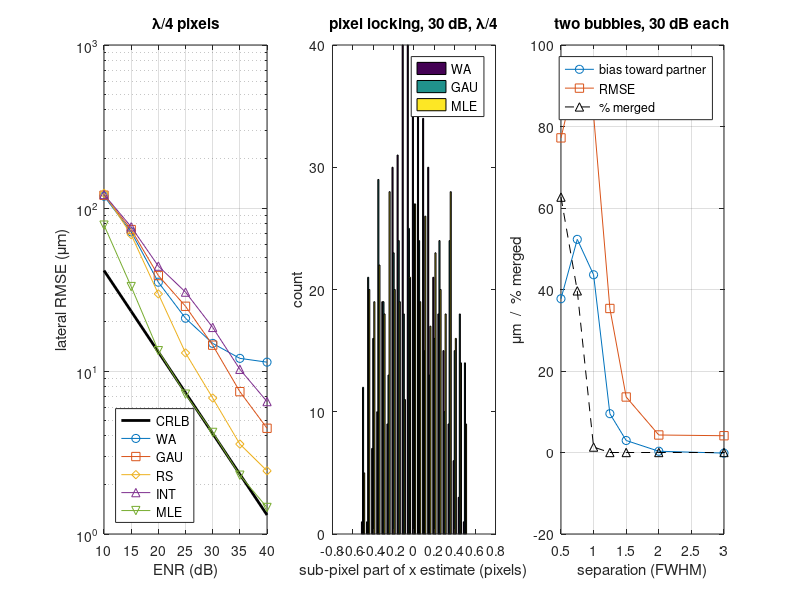

MATLAB code to generate this figure:
%% m31_localization_methods.m
% Purpose : compare the sub-pixel localizers used in ULM (the PALA family)
%           with the Cramer-Rao bound, then show what overlap does to them.
% Model   : one bubble = Gaussian PSF (amplitude std w = FWHM/2.3548,
%           FWHM lambda lateral, 0.75 lambda axial), unknown complex amplitude
%           (random phase), white circular complex noise per pixel.
%           ENR = |a|^2 * pi * wx * wz / (sigma_pix^2 * pix^2) (integrated SNR).
%           Bound (Module 12): sigma_x >= wx / sqrt(ENR), sigma_z >= wz / sqrt(ENR).
% Estimators, all started from the brightest pixel of |IQ|:
%   WA  : amplitude-weighted average of |IQ| in a 5 x 5 box (lambda/4 pixels)
%   GAU : separable 3-point Gaussian fit (parabola through log|IQ|)
%   RS  : radial symmetry centre (Parthasarathy 2012) on a 7 x 7 patch of |IQ|
%   INT : cubic interpolation of |IQ| on a 0.05-pixel grid, then the maximum
%   MLE : maximum of |<y, g(x0, z0)>|^2 over a 9 x 9 window (grid of 0.1 px
%         over +-1.5 px, then 0.01 px; separable templates), the ML estimate for unknown complex amplitude
% Part 2: two equal bubbles at lateral separation s (in FWHM), ENR 30 dB each,
%         random phases: bias and merging of a single-bubble localizer.
% Change  : pixList, enrList, nTrial, sepList.
% Expect  : MLE reaches the bound from 20 dB at both pixel sizes (0.98x and
%           1.04x at 25 dB); at lambda/4 with white pixel noise GAU is 3.4x,
%           WA 2.9x, INT 4.1x and RS 1.8x the bound at 25 dB; at lambda/2
%           GAU and RS come within 1.2-1.3x. WA floors at 11-15 um (pixel
%           locking: its sub-pixel histogram std is 0.19 px instead of 0.29).
%           Overlap: at 0.5-0.75 FWHM 40-63 % of pairs merge into one peak;
%           at 1 FWHM the estimate is pulled 44 um toward the partner;
%           beyond 2 FWHM the bias vanishes.
% Runtime : about 10-20 s in Octave.
rng(1);

%% Parameters (lengths in wavelengths)
lam_um = 308;
fwx = 1.0; fwz = 0.75; wxl = fwx/2.3548; wzl = fwz/2.3548;
pixList = [1/4 1/2];
enrList = [10 15 20 25 30 35 40];
nTrial = 400;
names = {'WA ', 'GAU', 'RS ', 'INT', 'MLE'}; nM = numel(names);
o3 = @(a, b, c) max(-0.5, min(0.5, 0.5*(log(a) - log(c))/min(log(a) - 2*log(b) + log(c), -eps)));
rmse = zeros(numel(pixList), numel(enrList), nM); frac = cell(1, nM);
tic;
for ip = 1:numel(pixList)
    pix = pixList(ip); wx = wxl/pix; wz = wzl/pix;            % PSF std in pixels
    N = 2*ceil(3*wx) + 9; c0 = (N + 1)/2; g = (1:N) - c0;     % patch, centre index c0
    h = 4;                                                    % MLE half-window (pixels)
    for ie = 1:numel(enrList)
        sigp = sqrt(pi*wx*wz/10^(enrList(ie)/10));
        err = zeros(nTrial, nM); fx = zeros(nTrial, nM);
        for k = 1:nTrial
            x0 = rand - 0.5; z0 = rand - 0.5;                 % true offset from the centre pixel
            Y = exp(1i*2*pi*rand)*exp(-(g' - z0).^2/(2*wz^2))*exp(-(g - x0).^2/(2*wx^2)) + sigp/sqrt(2)*(randn(N) + 1i*randn(N));
            A = abs(Y); A([1:c0-4, c0+4:N], :) = 0; A(:, [1:c0-4, c0+4:N]) = 0;   % search the peak within +-3 pixels
            [~, m] = max(A(:)); [i0, j0] = ind2sub([N N], m); A = abs(Y);
            est = zeros(nM, 1);
            % WA (5 x 5 at lambda/4, 3 x 3 at lambda/2)
            q = 2*(pix < 0.3) + 1*(pix >= 0.3); B = A(i0-q:i0+q, j0-q:j0+q); [jj, ii] = meshgrid(-q:q, -q:q);
            est(1) = j0 + sum(B(:).*jj(:))/sum(B(:)) - c0 + 1i*(i0 + sum(B(:).*ii(:))/sum(B(:)) - c0);
            % GAU
            est(2) = j0 + o3(A(i0,j0-1), A(i0,j0), A(i0,j0+1)) - c0 + 1i*(i0 + o3(A(i0-1,j0), A(i0,j0), A(i0+1,j0)) - c0);
            % RS: gradients at the midpoints of a 7 x 7 patch (Roberts cross), weighted LS intersection of the gradient lines
            Pt = A(i0-3:i0+3, j0-3:j0+3);
            du = Pt(1:6, 2:7) - Pt(2:7, 1:6); dv = Pt(1:6, 1:6) - Pt(2:7, 2:7);
            gx = (du - dv)/2; gy = -(du + dv)/2; g2 = gx.^2 + gy.^2;
            [xm, ym] = meshgrid((0:5) - 2.5, (0:5) - 2.5);
            xc0 = sum(g2(:).*xm(:))/sum(g2(:)); yc0 = sum(g2(:).*ym(:))/sum(g2(:));
            wgt = g2./max(0.3, sqrt((xm - xc0).^2 + (ym - yc0).^2));
            gn = sqrt(g2) + eps; nx = -gy./gn; ny = gx./gn; cc = nx.*xm + ny.*ym;
            M2 = [sum(wgt(:).*nx(:).^2) sum(wgt(:).*nx(:).*ny(:)); sum(wgt(:).*nx(:).*ny(:)) sum(wgt(:).*ny(:).^2)];
            v = M2 \ [sum(wgt(:).*nx(:).*cc(:)); sum(wgt(:).*ny(:).*cc(:))]; v = max(-1.5, min(1.5, v));
            est(3) = j0 + v(1) - c0 + 1i*(i0 + v(2) - c0);
            % INT: cubic interpolation on a 0.05-pixel grid within +-1 pixel
            [Xq, Zq] = meshgrid(-1:0.05:1, -1:0.05:1);
            Ai = interp2(-2:2, (-2:2)', A(i0-2:i0+2, j0-2:j0+2), Xq, Zq, 'cubic');
            [~, m] = max(Ai(:)); est(4) = j0 + Xq(m) - c0 + 1i*(i0 + Zq(m) - c0);
            % MLE: |<y,g>|^2 with separable templates, coarse then fine grid
            Yw = Y(i0-h:i0+h, j0-h:j0+h); gg = (-h:h)';
            cx = 0; cz = 0;
            for stage = 1:2
                if stage == 1, cand = (-15:15)*0.1; else, cand = (-10:10)*0.01; end
                Gx = exp(-(gg - (cx + cand)).^2/(2*wx^2)); Gz = exp(-(gg - (cz + cand)).^2/(2*wz^2));
                C = abs(Gz.'*Yw*Gx).^2 ./ (sum(Gz.^2, 1)'*sum(Gx.^2, 1));
                [~, m] = max(C(:)); [a1, a2] = ind2sub(size(C), m); cz = cz + cand(a1); cx = cx + cand(a2);
            end
            est(5) = j0 + cx - c0 + 1i*(i0 + cz - c0);
            err(k,:) = (real(est).' - x0)*pix*lam_um + 1i*(imag(est).' - z0)*pix*lam_um;
            fx(k,:) = real(est).' - round(real(est).');           % sub-pixel position of the estimate
        end
        rmse(ip, ie, :) = sqrt(mean(real(err).^2, 1));
        if ip == 1 && enrList(ie) == 30, for m = 1:nM, frac{m} = fx(:,m); end, end
    end
end
crlb = wxl*lam_um./sqrt(10.^(enrList/10));
fprintf('Lateral RMSE (um) versus ENR, %d trials per point; CRLB sigma_x = w_x/sqrt(ENR)\n', nTrial);
for ip = 1:numel(pixList)
    fprintf('\npixel = lambda/%d (%.0f um)\n   ENR(dB)  CRLB  %s\n', round(1/pixList(ip)), pixList(ip)*lam_um, sprintf('%8s', names{:}));
    for ie = 1:numel(enrList), fprintf('   %4d   %6.1f %s\n', enrList(ie), crlb(ie), sprintf('%8.1f', squeeze(rmse(ip,ie,:)))); end
    fprintf('   ratio to CRLB at 25 dB: %s\n', sprintf('%8.2f', squeeze(rmse(ip, enrList == 25, :))/crlb(enrList == 25)));
end
fprintf('\nPixel locking at lambda/4, 30 dB: std of the sub-pixel part of x-estimates (uniform = %.3f px)\n', sqrt(1/12));
for m = 1:nM, fprintf('   %s  %.3f px\n', names{m}, std(frac{m})); end

%% Part 2: two overlapping bubbles (lambda/4 pixels, ENR 30 dB each)
pix = 1/4; wx = wxl/pix; wz = wzl/pix; N = 41; c0 = 21; g = (1:N) - c0; h = 4;
sepList = [0.5 0.75 1 1.25 1.5 2 3];                       % lateral separation in FWHM
sigp = sqrt(pi*wx*wz/10^(30/10)); nT2 = 300;
fprintf('\nTwo equal bubbles, lateral separation s, ENR 30 dB each; single-bubble MLE started at the brightest pixel\n');
fprintf('   s (FWHM)  s (um)   merged %%   bias toward partner (um)   RMSE (um)\n');
bias2 = zeros(size(sepList)); rm2 = bias2; mg = bias2;
for is = 1:numel(sepList)
    s = sepList(is)*fwx/pix;                                % separation in pixels
    e = zeros(nT2,1); merged = 0;
    for k = 1:nT2
        xa = -s/2 + rand - 0.5; xb = xa + s; za = rand - 0.5; zb = za;
        Y = exp(1i*2*pi*rand)*exp(-(g' - za).^2/(2*wz^2))*exp(-(g - xa).^2/(2*wx^2)) + ...
            exp(1i*2*pi*rand)*exp(-(g' - zb).^2/(2*wz^2))*exp(-(g - xb).^2/(2*wx^2)) + sigp/sqrt(2)*(randn(N) + 1i*randn(N));
        A = abs(Y);
        % count local maxima above half the global maximum (merging test)
        Cm = A(2:end-1, 2:end-1); pk = Cm > 0.5*max(A(:));
        for di = -1:1, for dj = -1:1, if di || dj, pk = pk & Cm >= A((2:end-1)+di, (2:end-1)+dj); end, end, end
        merged = merged + (sum(pk(:)) < 2);
        % localize the peak nearest bubble a
        [ii, jj] = find(pk); ii = ii + 1; jj = jj + 1; [~, q] = min((jj - c0 - xa).^2 + (ii - c0 - za).^2);
        i0 = ii(q); j0 = jj(q); Yw = Y(i0-h:i0+h, j0-h:j0+h); gg = (-h:h)'; cx = 0; cz = 0;
        for stage = 1:2
            if stage == 1, cand = (-15:15)*0.1; else, cand = (-10:10)*0.01; end
            Gx = exp(-(gg - (cx + cand)).^2/(2*wx^2)); Gz = exp(-(gg - (cz + cand)).^2/(2*wz^2));
            C = abs(Gz.'*Yw*Gx).^2 ./ (sum(Gz.^2, 1)'*sum(Gx.^2, 1));
            [~, m] = max(C(:)); [a1, a2] = ind2sub(size(C), m); cz = cz + cand(a1); cx = cx + cand(a2);
        end
        e(k) = (j0 + cx - c0 - xa)*pix*lam_um;              % positive = toward the partner (which is at +x)
    end
    bias2(is) = mean(e); rm2(is) = sqrt(mean(e.^2)); mg(is) = 100*merged/nT2;
    fprintf('   %5.2f    %5.0f    %6.1f        %8.1f                %7.1f\n', sepList(is), sepList(is)*fwx*lam_um, mg(is), bias2(is), rm2(is));
end
fprintf('Runtime %.1f s\n', toc);

%% Figures
figure('Position', [50 50 1100 380]);
subplot(1,3,1); semilogy(enrList, crlb, 'k-', 'LineWidth', 2); hold on;
mk = {'o-', 's-', 'd-', '^-', 'v-'};
for m = 1:nM, semilogy(enrList, squeeze(rmse(1,:,m)), mk{m}); end
xlabel('ENR (dB)'); ylabel('lateral RMSE (\mum)'); title('\lambda/4 pixels'); legend(['CRLB', names], 'Location', 'southwest'); grid on;
subplot(1,3,2); hist([frac{1} frac{2} frac{5}], -0.5:0.05:0.5); legend('WA', 'GAU', 'MLE');
xlabel('sub-pixel part of x estimate (pixels)'); ylabel('count'); title('pixel locking, 30 dB, \lambda/4');
subplot(1,3,3); plot(sepList, bias2, 'o-', sepList, rm2, 's-'); hold on;
plot(sepList, mg, 'k^--'); xlabel('separation (FWHM)'); ylabel('\mum  /  % merged'); legend('bias toward partner', 'RMSE', '% merged'); grid on;
title('two bubbles, 30 dB each');
